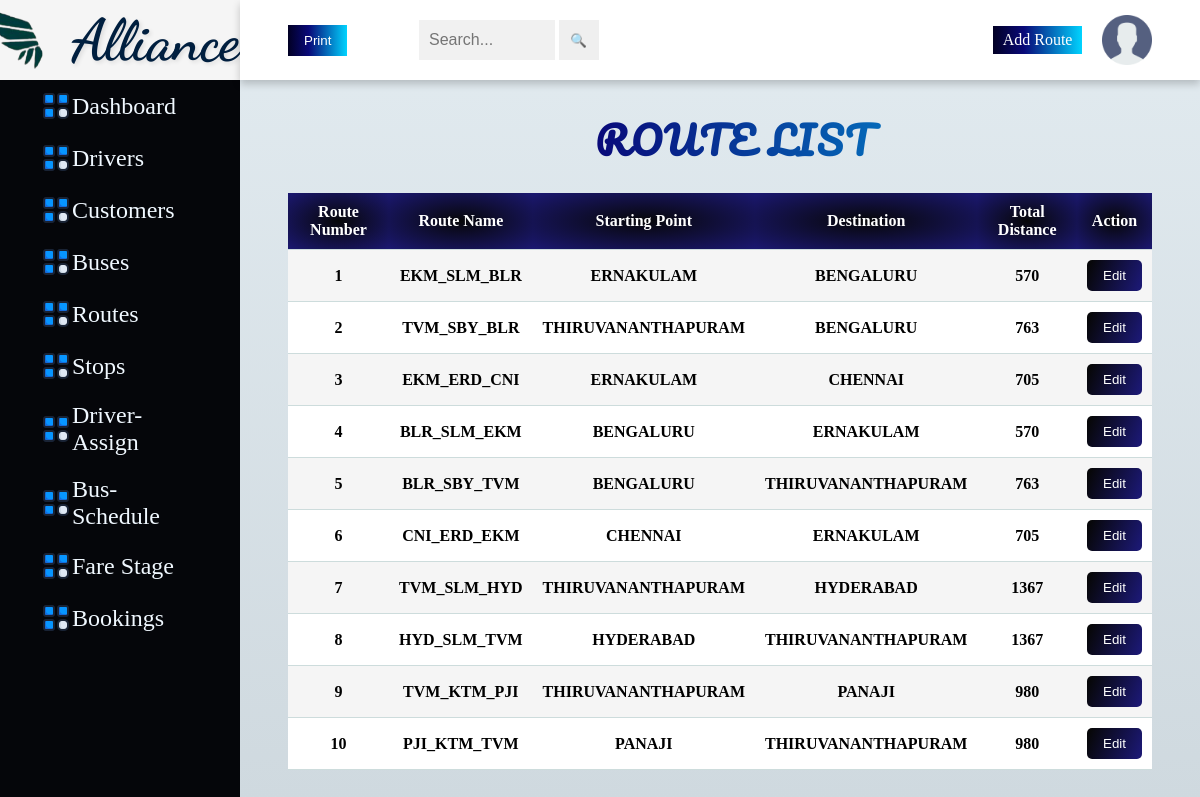
The page /Route.php (signed in) on the database its author committed.
### tables this page shows
CREATE TABLE `tbl_route` (
  `Route_id` int(5) NOT NULL,
  `Route_no` decimal(4,0) NOT NULL,
  `Route_name` varchar(20) NOT NULL,
  `Starting_point` varchar(20) NOT NULL,
  `Destination` varchar(20) NOT NULL,
  `Distance` decimal(4,0) NOT NULL,
  `Route_status` tinyint(1) DEFAULT 1
);

### Route.php (the view, shortened to what this page needs)
<html>
<head>
    <link rel="stylesheet" href="Route.css">
    <link rel="stylesheet" href="table.css">
</head>
<body>
<div class="side-menu">
    <div class="brand-name">
        <div class="logo">
            <img src="logo2.png">
        </div>
    <h1>Alliance</h1>
</div>
<ul class="ui">
  <li><a href="admin.php"><img src="ui.png"> Dashboard </a></li>
  <li><a href="Driver.php"><img src="ui.png">Drivers</a></li>
  <li><a href="Cust.php"><img src="ui.png">Customers</a></li>
  <li><a href="Bus.php"><img src="ui.png">Buses</a></li>
  <li><a href="Route.php"><img src="ui.png">Routes</a></li>
  <li><a href="Stop.php"><img src="ui.png">Stops</a></li>
  <li><a href="Driverbus.php"><img src="ui.png">Driver-Assign</a></li>
  <li><a href="Busroute.php"><img src="ui.png">Bus-Schedule</a></li>
  <li><a href="Farestage.php"><img src="ui.png">Fare Stage</a></li>
  <li><a href="Abooking_view.php"><img src="ui.png">Bookings</a></li>
</ul>
</div>
    <div class="container">
        <div class="header">
            <div class="nav">
            <button id="print-driver" class="btn1">Print</button> &nbsp;&nbsp;
                <div class="search">
                    <form method="get">
                        <input type="text" name="search" placeholder="Search..." value="<?php echo isset($_GET['search']) ? $_GET['search'] : ''; ?>">
                        <button type="submit">🔍</button>
                    </form>
                </div>
                <div class="user">
                <a href="Aroute.php" class="btn">Add Route</a>
                <div class="img-case">
                <img src="user.png" alt="user">
                </div>
                </div>
                </div>
        </div>
        <div class="content">
            <div class="main">
                <div class="form">
                    <h1>Route List</h1>
                    <table id="table" class="content-table pdf">
                        <thead>
                        <tr>
                            <th>Route Number</th>
                            <th>Route Name</th>
                            <th>Starting Point</th>
                            <th>Destination</th>
                            <th>Total Distance</th>
                            <th>Action</th>
                        </tr>
                        </thead>
                        <tbody>
                        <?php
                        include 'Dbconnect.php';
                        $search = isset($_GET['search']) ? $_GET['search'] : '';
                        $sql = "SELECT * FROM tbl_Route WHERE Route_id LIKE '%$search%' OR Route_no LIKE '%$search%' OR Route_name LIKE '%$search%' OR Starting_point LIKE '%$search%' OR Destination LIKE '%$search%'";
                        $result = $conn->query($sql);
                        while ($row = $result->fetch_assoc()) {
                            echo "<tr>";
                            echo "<td>" . $row["Route_no"] . "</td>";
                            echo "<td>" . $row["Route_name"] . "</td>";
                            echo "<td>" . $row["Starting_point"] . "</td>";
                            echo "<td>" . $row["Destination"] . "</td>";
                            echo "<td>" . $row["Distance"] . "</td>";
                            echo '<td><a href="Uroute.php?Route_id=' . $row["Route_id"] . '"><button>Edit</button></a></td>';
                            echo "</tr>";
                        }
                        ?>
                        </tbody>
                    </table>
                </div>
            </div>
        </div>
    </div>
</body>
</html>

### Route.css (style rules this page uses)
* { margin: 0; padding: 0; box-sizing: border-box; }
body { min-height: 100vh; background: linear-gradient(to top, #cfd9df 0%, #e2ebf0 100%); background-size: cover; background-repeat: no-repeat; background-attachment: fixed; }
a { text-decoration: none; }
li { list-style: none; }
.side-menu h1 { color: #090979; display: flex; margin-bottom: 10px; margin-top: 10px; margin-left: -40%; }
.btn { background: linear-gradient(90deg, #020024 0%, #090979 35%, #00d4ff 100%); color: white; padding: 5px 10px; text-align: center; margin-left: 60%; }
.side-menu { position: fixed; background: #05060a; width: 20vw; min-height: 100vh; display: flex; flex-direction: column; }
.side-menu .brand-name { background: whitesmoke; height: 10vh; display: flex; align-items: center; justify-content: center; }
.side-menu .brand-name h1 { margin-left: -20%; font-family: 'Dancing Script', cursive; font-size: 58px; color: #001F3F; text-shadow: 2px 2px 4px rgba(0, 0, 0, 0.1); }
.side-menu .brand-name img { margin-left: -30%; height:85%; width:85%; }
.side-menu li a { font-size: 24px; padding: 10px 40px; color: aliceblue; display: flex; align-items: center; }
.container { position: absolute; background-size: 100%; right: 0; width: 80vw; height: 100vh; }
.container .header { position: fixed; top: 0; width: 80vw; height: 10vh; background: white; display: flex; align-items: center; justify-content: center; box-shadow: 0 4px 8px 0 rgba(0, 0, 0, 0.2); z-index: 1; }
.container .header .nav { width: 90%; display: flex; align-items: center; }
.container .header .nav .search { flex: 1; display: flex; justify-content: center; }
.container .header .nav .search button { width: 40px; height: 40px; border: none; }
.container .header .nav .search input[type="text"] { border: none; background: #f1f1f1; padding: 10px; width: 50%; }
.container .header .nav .user { flex: 1; display: flex; justify-content: space-between; align-items: center; }
.container .header .nav .user img { width: 40px; height: 40px; }
.container .header .nav .user .img-case { position: relative; width: 50px; height: 50px; }
.container .header .nav .user .img-case img { position: absolute; top: 0; left: 0; width: 100%; height: 100%; }
.main { background-repeat: no-repeat; background-size: 140%; background-position: center; height: 100%; width: 100%; }
.form { width: 100%; height: 100%; position: relative; justify-content: center; padding-top: 10%; border-radius: 10px; z-index: 0; }
.form h1 { color: black; display: flex; justify-content: center; margin-bottom: 10px; margin-left: 3%; padding-bottom: 2%; }
ul.ui img { height: 20%; width: 20%; }
.search input[type="text"] { width: 300px; height: 40px; padding: 5px; font-size: 16px; }
.form h1 { font-size: 38px; text-align: center; font-family: 'Pacifico', cursive; color: #e74c3c; letter-spacing: 2px; text-transform: uppercase; padding: 10px 20px; background: linear-gradient(90deg, #020024 0%, #090979 35%, #00d4ff 100%); background-clip: text; -webkit-background-clip: text; color: transparent; transition: transform 0.3s, text-shadow 0.3s; cursor: pointer; }

### table.css (style rules this page uses)
table { width: 90%; border-collapse: collapse; margin-bottom: 20%; margin-left: 5%; }
table th { background: radial-gradient( rgba(7,7,9,1), rgba(27,24,113,1)); color: #fff; padding: 10px; text-align: center; }
table td { padding: 10px; border-top: 1px solid #CDDCDC; border-bottom: 1px solid #CDDCDC; text-align: center; font-weight: 400; font-weight: bold; }
table tr { background-color: #ffffff; color: #000000; }
table tr:nth-child(even) { background-color: #F5F5F5; }
table td button { background: linear-gradient(111.4deg, rgba(7,7,9,1) 6.5%, rgba(27,24,113,1) 93.2%); color: #fff; border: none; padding: 8px 16px; border-radius: 5px; text-decoration: none; }
.btn1 { background: linear-gradient(90deg, #020024 0%, #090979 35%, #00d4ff 100%); color: #fff; padding: 8px 16px; border: none; cursor: pointer; }

### Dbconnect.php (style rules this page uses)
body { user-select: none; }

### rows shown on the page
tbl_route: Route_no "1", Route_name "EKM_SLM_BLR", Starting_point "ERNAKULAM", Destination "BENGALURU", Distance "570"
tbl_route: Route_no "2", Route_name "TVM_SBY_BLR", Starting_point "THIRUVANANTHAPURAM", Destination "BENGALURU", Distance "763"
tbl_route: Route_no "3", Route_name "EKM_ERD_CNI", Starting_point "ERNAKULAM", Destination "CHENNAI", Distance "705"
tbl_route: Route_no "4", Route_name "BLR_SLM_EKM", Starting_point "BENGALURU", Destination "ERNAKULAM", Distance "570"
tbl_route: Route_no "5", Route_name "BLR_SBY_TVM", Starting_point "BENGALURU", Destination "THIRUVANANTHAPURAM", Distance "763"
tbl_route: Route_no "6", Route_name "CNI_ERD_EKM", Starting_point "CHENNAI", Destination "ERNAKULAM", Distance "705"
tbl_route: Route_no "7", Route_name "TVM_SLM_HYD", Starting_point "THIRUVANANTHAPURAM", Destination "HYDERABAD", Distance "1367"
tbl_route: Route_no "8", Route_name "HYD_SLM_TVM", Starting_point "HYDERABAD", Destination "THIRUVANANTHAPURAM", Distance "1367"
tbl_route: Route_no "9", Route_name "TVM_KTM_PJI", Starting_point "THIRUVANANTHAPURAM", Destination "PANAJI", Distance "980"
tbl_route: Route_no "10", Route_name "PJI_KTM_TVM", Starting_point "PANAJI", Destination "THIRUVANANTHAPURAM", Distance "980"
